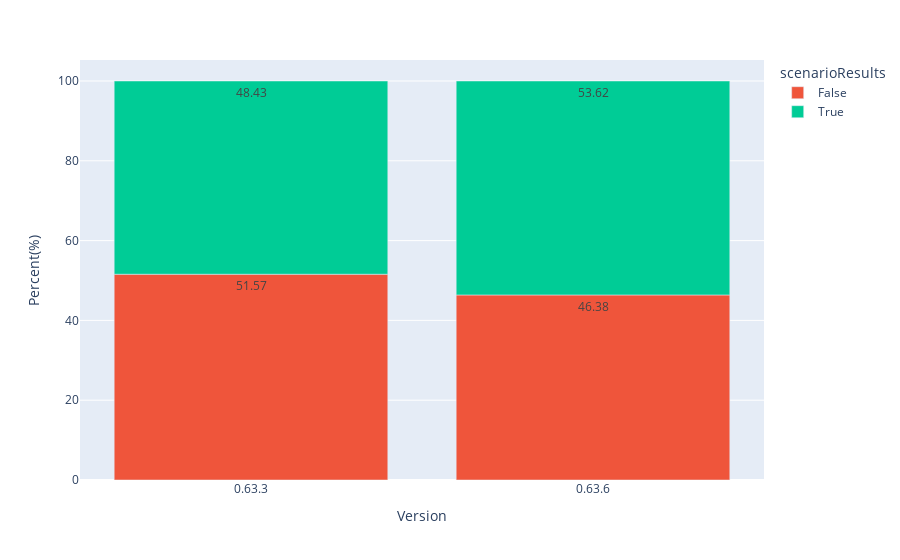

This figure's notebook cell:
### Code cell
data = ana.part_1b()
fig = px.bar(data,x="Version", y="Percent(%)", color="scenarioResults", text_auto=True, color_discrete_map={"True": 'green'})
fig.show()

### Figure 1 — Plotly figure (JSON) as saved in the notebook; plotly's stock layout.template omitted (floating-point values rounded to 4 significant figures)
{"data": [{"alignmentgroup": "True", "hovertemplate": "scenarioResults=False<br>Version=%{x}<br>Percent(%)=%{y}<extra></extra>", "legendgroup": "False", "marker": {"color": "#EF553B", "pattern": {"shape": ""}}, "name": "False", "offsetgroup": "False", "orientation": "v", "showlegend": true, "textposition": "auto", "texttemplate": "%{y}", "type": "bar", "x": ["0.63.3", "0.63.6"], "xaxis": "x", "y": [51.57, 46.38], "yaxis": "y"}, {"alignmentgroup": "True", "hovertemplate": "scenarioResults=True<br>Version=%{x}<br>Percent(%)=%{y}<extra></extra>", "legendgroup": "True", "marker": {"color": "#00cc96", "pattern": {"shape": ""}}, "name": "True", "offsetgroup": "True", "orientation": "v", "showlegend": true, "textposition": "auto", "texttemplate": "%{y}", "type": "bar", "x": ["0.63.3", "0.63.6"], "xaxis": "x", "y": [48.43, 53.62], "yaxis": "y"}], "layout": {"barmode": "relative", "legend": {"title": {"text": "scenarioResults"}, "tracegroupgap": 0}, "margin": {"t": 60}, "xaxis": {"anchor": "y", "domain": [0, 1], "title": {"text": "Version"}}, "yaxis": {"anchor": "x", "domain": [0, 1], "title": {"text": "Percent(%)"}}}}
